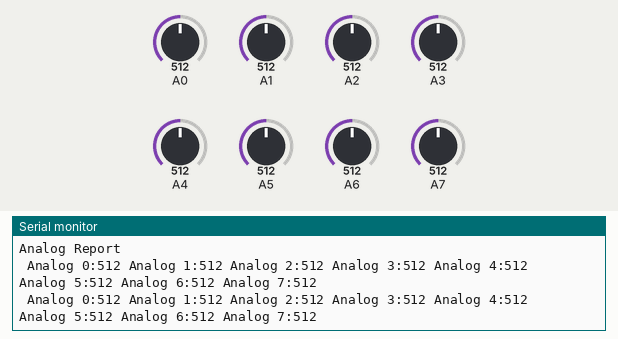
Simulated run of this sketch. Board: Arduino Uno, built with avr-gcc and run on an emulated ATmega328P. Shown: the last lines printed to the serial monitor. The inputs (shaded band) are chosen by the test bench; at power-on: A0 = 512, A1 = 512, A2 = 512, A3 = 512, A4 = 512, A5 = 512, A6 = 512, A7 = 512.

Above: at 2.8 s.
2.9 s: A0 set to 105
At 3.8 s:
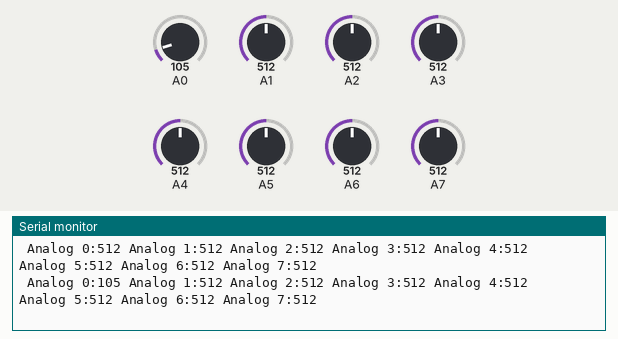
7.1 s: A0 set to 94
At 7.1 s:
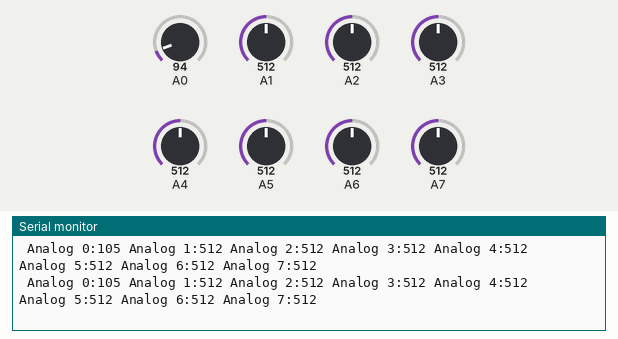
Timing chart, 0 to 10.1 s (numbered marks = the images above; inputs shaded):
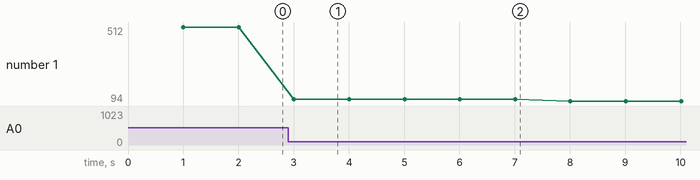

The sketch:

F-analogReportPliot.ino
```cpp
unsigned long reportTime;
int reportInterval = 1000;

//===================================================================================================
// Setup
//====================================================================================================
void setup()
{
   Serial.begin(9600);
   Serial.println("Analog Report");
}

void loop()
{


    if(millis() - reportTime > reportInterval)
    {
      reportTime = millis();

      for(int i = 0; i< 8; i++)
      {
        Serial.print(" Analog ");
        Serial.print(i);
        Serial.print(":");
        Serial.print(analogRead(i));
      }

        Serial.println("");
    }

  }
```

Measured:
- after the input at 2.9 s, the serial monitor: prints a new line after 0.10 s (image 1)
- plotted number 1: 512 → 105 after the input at 2.9 s, 105 → 94 after the input at 7.1 s
